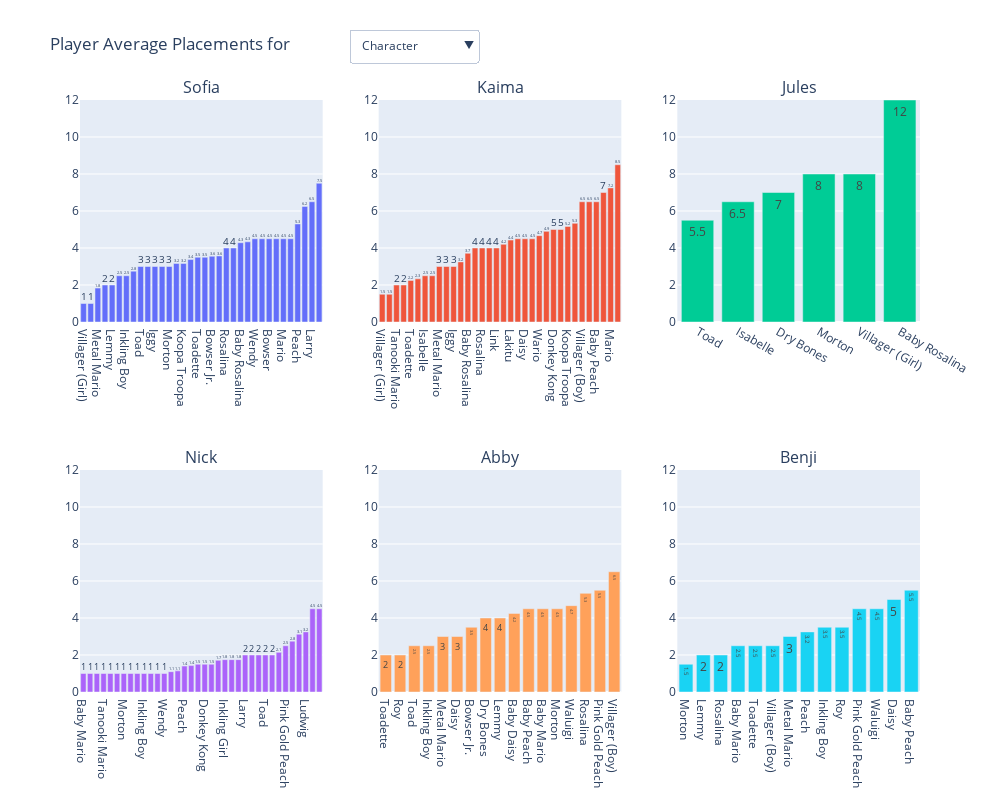

Notebook code cell kept with this figure:
### Code cell
# AVERAGES BY RACER
racers = df["Racer"].unique()
fig = make_subplots(rows = 2, cols = 3, subplot_titles = (racers))
index = 0
subplot_row = 1
subplot_col = 1
buttons_list = []

for racer in racers:
    if (index == 1):
        subplot_col = 2
    if (index == 2):
        subplot_col = 3
    if (index == 3):
        subplot_row = 2
        subplot_col = 1
    if (index == 4):
        subplot_row = 2
        subplot_col = 2
    if (index == 5):
        subplot_row = 2
        subplot_col = 3
        
    n=0
    racer_df = df.loc[df["Racer"] == racer]
    for column in racer_df.columns:
        if (column != "Place"):
            avg_placements = racer_df.groupby(column).mean()["Place"]
            if (column != "Racer Count" and column != "Date"):
                avg_placements = avg_placements.sort_values()
            if (column == "Date"):
                fig.add_trace(go.Scatter(x = avg_placements.index, 
                                y = avg_placements.values, 
                                mode = "lines+markers",
                                name = "{columnName} ({racerName})".format(columnName = column, racerName = racer),
                                visible = (n == 0)
                                ),
                              row = subplot_row, col = subplot_col,
                            )
            else :
                fig.add_trace(go.Bar(x = avg_placements.index, 
                            y = avg_placements.values, 
                            name = column,
                            text = avg_placements.values.round(1), 
                            textposition='auto',
                            visible = (n == 0),
                           ),
                          row = subplot_row, col = subplot_col,
                         )
            label = column
            if (index == 0):
                buttons_list.append({'method': 'update', 'label':label,'args':[{'visible': visibility_mask[n][:-1]}]})
            fig.data[n].visible=False
            n+=1
    fig.data[0].visible=True
    index += 1


fig.update_layout(updatemenus=[dict(active=0, buttons=buttons_list, x=0.32, xanchor="left", y=1.12,yanchor="top")],
                title="Player Average Placements for", 
                  yaxis_range=[0,12], yaxis2_range=[0,12], yaxis3_range=[0,12], yaxis4_range=[0,12], yaxis5_range=[0,12], yaxis6_range=[0,12],
                  height=800, width=1000,
                  showlegend=False
                 )
fig.show()
average_by_racer_graph = fig

### Figure 1 — Plotly figure (JSON) as saved in the notebook; plotly's stock layout.template omitted (floating-point values rounded to 4 significant figures)
{"data": [{"name": "Character", "text": [1, 1, 1.8, 2, 2, 2.5, 2.5, 2.8, 3, 3, 3, 3, 3, 3.2, 3.2, 3.4, 3.5, 3.5, 3.6, 3.6, 4, 4, 4.3, 4.3, 4.5, 4.5, 4.5, 4.5, 4.5, 4.5, 5.3, 6.2, 6.5, 7.5], "textposition": "auto", "type": "bar", "visible": true, "x": ["Villager (Girl)", "Link", "Metal Mario", "Donkey Kong", "Lemmy", "King Boo", "Inkling Boy", "Inkling Girl", "Toad", "Dry Bones", "Iggy", "Isabelle", "Morton", "Daisy", "Koopa Troopa", "Lakitu", "Toadette", "Shy Guy", "Bowser Jr.", "Baby Daisy", "Rosalina", "Wario", "Baby Rosalina", "Waluigi", "Wendy", "Tanooki Mario", "Bowser", "Baby Peach", "Mario", "Yoshi", "Peach", "Ludwig", "Larry", "Villager (Boy)"], "xaxis": "x", "y": [1, 1, 1.833, 2, 2, 2.5, 2.5, 2.75, 3, 3, 3, 3, 3, 3.167, 3.167, 3.375, 3.5, 3.5, 3.556, 3.571, 4, 4, 4.286, 4.333, 4.5, 4.5, 4.5, 4.5, 4.5, 4.5, 5.3, 6.25, 6.5, 7.5], "yaxis": "y"}, {"name": "Vehicle", "text": [1, 1, 1.5, 2, 2.2, 2.3, 2.5, 2.6, 2.8, 3, 3, 3, 3, 3.3, 3.4, 3.5, 3.7, 4, 4, 4.1, 4.5, 4.5, 4.5, 4.6, 4.7, 4.7, 5, 6, 6.2, 6.5], "textposition": "auto", "type": "bar", "visible": false, "x": ["Landship", "Jet Bike", "300 SL Roadster", "Biddybuggy", "Standard ATV", "Standard Bike", "Varmint", "Teddy Buggy", "City Tripper", "Sports Coupe", "Mr. Scooty", "Cat Cruiser", "Circuit Special", "Master Cycle", "GLA", "Splat Buggy", "The Duke", "Streetle", "Comet", "Mach 8", "Blue Falcon", "Steel Driver", "Yoshi Bike", "Sneeker", "Tanooki Cart", "Tri-Speeder", "Pipe Frame", "B Dasher", "P-Wing", "Koopa Clown"], "xaxis": "x", "y": [1, 1, 1.5, 2, 2.167, 2.333, 2.5, 2.625, 2.833, 3, 3, 3, 3, 3.333, 3.444, 3.5, 3.714, 4, 4, 4.125, 4.5, 4.5, 4.5, 4.571, 4.667, 4.714, 5, 6, 6.25, 6.5], "yaxis": "y"}, {"name": "Wheels", "text": [1, 2, 2.3, 2.5, 2.5, 3.3, 3.5, 3.5, 3.5, 3.6, 3.6, 3.7, 3.8, 4, 4, 4.3, 4.8, 5.2, 5.2, 7], "textposition": "auto", "type": "bar", "visible": false, "x": ["Retro Offroad", "Retro Off-Road", "Triforce Tires", "Slick", "Standard", "Hot Monster", "Cushion", "GLA Tires", "Slim", "Blue Standard", "Button", "Ancient Tires", "Cyber Slick", "Crimson Slim", "Roller", "Wood", "Off-Road", "Azure Roller", "Monster", "Metal"], "xaxis": "x", "y": [1, 2, 2.333, 2.455, 2.5, 3.333, 3.5, 3.5, 3.538, 3.583, 3.6, 3.714, 3.75, 4, 4, 4.286, 4.75, 5.167, 5.2, 7], "yaxis": "y"}, {"name": "Glider", "text": [2.2, 2.7, 2.8, 3.1, 3.2, 3.4, 3.5, 3.6, 4, 4.3, 4.4, 4.7, 5, 5.1], "textposition": "auto", "type": "bar", "visible": false, "x": ["Wario Wing", "Waddle Wing", "Cloud Glider", "Parachute", "Flower Glider", "Hylian Kite", "Paper Glider", "Peach Parasol", "MKTV Parafoil", "Super Glider", "Bowser Kite", "Plane Glider", "Parafoil", "Paraglider"], "xaxis": "x", "y": [2.25, 2.714, 2.75, 3.059, 3.167, 3.429, 3.526, 3.625, 4, 4.333, 4.4, 4.714, 5, 5.1], "yaxis": "y"}, {"name": "Racer", "text": [3.7], "textposition": "auto", "type": "bar", "visible": false, "x": ["Sofia"], "xaxis": "x", "y": [3.68], "yaxis": "y"}, {"name": "Controller Color", "text": [3.7, 3.7], "textposition": "auto", "type": "bar", "visible": false, "x": ["Red", "Blue"], "xaxis": "x", "y": [3.661, 3.694], "yaxis": "y"}, {"name": "Map", "text": [1, 1, 1.3, 1.5, 2, 2, 2, 2, 2.5, 2.8, 3, 3, 3, 3.2, 3.2, 3.2, 3.3, 3.3, 3.3, 3.4, 3.5, 3.5, 3.5, 3.6, 3.8, 3.8, 4, 4, 4, 4, 4, 4.2, 4.2, 4.5, 4.6, 4.8, 5, 5, 5.3, 5.3, 5.5, 5.5, 5.8, 6, 6], "textposition": "auto", "type": "bar", "visible": false, "x": ["Thwomp Ruins", "Baby Park", "Sunshine Airport", "Wild Woods", "Sherbet Land", "Dry Dry Desert", "Mount Wario", "Big Blue", "Hyrule Circuit", "Tick-Tock Clock", "Toad Harbor", "Dragon Driftway", "Mute City", "Cheese Land", "Bone Dry Dunes", "Cheep Cheep Beach", "Music Park", "Rainbow Road", "Yoshi Circuit", "Yoshi Valley", "Bowser's Castle", "Cloudtop Cruise", "Moo Moo Meadows", "Ribbon Road", "Mario Kart Stadium", "Mario Circuit", "Water Park", "Dolphin Shoals", "Super Bell Subway", "Piranha Plant Slide", "Ice Ice Outpost", "Grumble Volcano", "Twisted Mansion", "Wario's Gold Mine", "Toad's Turnpike", "Royal Raceway", "SNES Rainbow Road", "Animal Crossing", "Donut Plains 3", "Sweet Sweet Canyon", "Wario Stadium", "Neo Bowser City", "Electrodome", "Shy Guy Falls", "DK Jungle"], "xaxis": "x", "y": [1, 1, 1.333, 1.5, 2, 2, 2, 2, 2.5, 2.75, 3, 3, 3, 3.167, 3.2, 3.25, 3.333, 3.333, 3.333, 3.4, 3.5, 3.5, 3.5, 3.571, 3.75, 3.8, 4, 4, 4, 4, 4, 4.25, 4.25, 4.5, 4.6, 4.75, 5, 5, 5.333, 5.333, 5.5, 5.5, 5.75, 6, 6], "yaxis": "y"}, {"name": "CC", "text": [3.5, 4.4], "textposition": "auto", "type": "bar", "visible": false, "x": [100, 150], "xaxis": "x", "y": [3.513, 4.393], "yaxis": "y"}, {"name": "COM", "text": [3.3, 5.1], "textposition": "auto", "type": "bar", "visible": false, "x": ["Normal", "Hard"], "xaxis": "x", "y": [3.308, 5.133], "yaxis": "y"}, {"name": "Auto Steering", "text": [3.5, 3.8], "textposition": "auto", "type": "bar", "visible": false, "x": [true, false], "xaxis": "x", "y": [3.533, 3.833], "yaxis": "y"}, {"name": "Stick Steering", "text": [3.7], "textposition": "auto", "type": "bar", "visible": false, "x": [true], "xaxis": "x", "y": [3.68], "yaxis": "y"}, {"name": "Auto Drive", "text": [3.7], "textposition": "auto", "type": "bar", "visible": false, "x": [true], "xaxis": "x", "y": [3.68], "yaxis": "y"}, {"mode": "lines+markers", "name": "Date (Sofia)", "type": "scatter", "visible": false, "x": ["2024-02-28T00:00:00", "2024-02-29T00:00:00", "2024-03-02T00:00:00", "2024-03-04T00:00:00", "2024-03-07T00:00:00", "2024-03-11T00:00:00", "2024-03-16T00:00:00", "2024-03-19T00:00:00", "2024-03-21T00:00:00", "2024-03-25T00:00:00", "2024-05-22T00:00:00", "2024-09-06T00:00:00", "2025-01-07T00:00:00", "2025-01-17T00:00:00"], "xaxis": "x", "y": [1.444, 2.167, 3.611, 4.75, 3.611, 3.917, 4.333, 3.8, 3.75, 4.833, 4.5, 2.6, 3.75, 3], "yaxis": "y"}, {"name": "Randomized", "text": [1.8, 3.7], "textposition": "auto", "type": "bar", "visible": false, "x": [false, true], "xaxis": "x", "y": [1.75, 3.734], "yaxis": "y"}, {"name": "Racer Count", "text": [1, 2.8, 3.9, 3.7], "textposition": "auto", "type": "bar", "visible": false, "x": [1, 2, 3, 4], "xaxis": "x", "y": [1, 2.778, 3.941, 3.706], "yaxis": "y"}, {"name": "Character", "text": [1.5, 1.5, 2, 2, 2.2, 2.3, 2.5, 2.5, 3, 3, 3, 3.2, 3.7, 4, 4, 4, 4, 4.2, 4.4, 4.5, 4.5, 4.5, 4.7, 4.9, 5, 5, 5.2, 5.3, 6.5, 6.5, 6.5, 7, 7.2, 8.5], "textposition": "auto", "type": "bar", "visible": true, "x": ["Villager (Girl)", "Larry", "Tanooki Mario", "Bowser", "Toadette", "Morton", "Isabelle", "Wendy", "Metal Mario", "Dry Bones", "Iggy", "Shy Guy", "Baby Rosalina", "Ludwig", "Rosalina", "Bowser Jr.", "Link", "Peach", "Lakitu", "Inkling Boy", "Daisy", "Toad", "Wario", "Yoshi", "Donkey Kong", "Inkling Girl", "Koopa Troopa", "Baby Daisy", "Villager (Boy)", "King Boo", "Baby Peach", "Waluigi", "Mario", "Lemmy"], "xaxis": "x2", "y": [1.5, 1.5, 2, 2, 2.25, 2.333, 2.5, 2.5, 3, 3, 3, 3.25, 3.714, 4, 4, 4, 4, 4.2, 4.429, 4.5, 4.5, 4.5, 4.667, 4.9, 5, 5, 5.167, 5.333, 6.5, 6.5, 6.5, 7, 7.25, 8.5], "yaxis": "y2"}, {"name": "Vehicle", "text": [1, 2, 2, 2.2, 3, 3.3, 3.6, 3.6, 3.6, 3.7, 3.7, 4, 4, 4, 4, 4.2, 4.3, 4.4, 4.8, 4.9, 5, 5, 5.3, 5.3, 5.5, 5.5, 6.5, 6.8, 10], "textposition": "auto", "type": "bar", "visible": false, "x": ["Comet", "300 SL Roadster", "P-Wing", "Yoshi Bike", "Teddy Buggy", "City Tripper", "Biddybuggy", "Sneeker", "Splat Buggy", "Circuit Special", "Streetle", "Tanooki Cart", "Landship", "Master Cycle", "Sports Coupe", "Standard Bike", "Cat Cruiser", "Pipe Frame", "Mr. Scooty", "Tri-Speeder", "The Duke", "Varmint", "GLA", "Koopa Clown", "Standard ATV", "Steel Driver", "Blue Falcon", "Mach 8", "B Dasher"], "xaxis": "x2", "y": [1, 2, 2, 2.25, 3, 3.333, 3.571, 3.571, 3.625, 3.667, 3.667, 4, 4, 4, 4, 4.25, 4.333, 4.375, 4.75, 4.857, 5, 5, 5.286, 5.333, 5.5, 5.5, 6.5, 6.75, 10], "yaxis": "y2"}, {"name": "Wheels", "text": [1.9, 2.5, 2.5, 2.5, 2.8, 3.8, 4, 4, 4.2, 4.2, 4.3, 4.4, 4.5, 4.5, 5, 5.4, 5.4, 6, 6.5, 6.7], "textposition": "auto", "type": "bar", "visible": false, "x": ["Button", "Cushion", "Retro Offroad", "Roller", "Blue Standard", "Hot Monster", "Ancient Tires", "Crimson Slim", "Off-Road", "Standard", "Slick", "GLA Tires", "Cyber Slick", "Triforce Tires", "Retro Off-Road", "Slim", "Wood", "Monster", "Metal", "Azure Roller"], "xaxis": "x2", "y": [1.889, 2.5, 2.5, 2.5, 2.818, 3.75, 4, 4, 4.167, 4.25, 4.333, 4.375, 4.5, 4.5, 5, 5.385, 5.429, 6, 6.5, 6.667], "yaxis": "y2"}, {"name": "Glider", "text": [2.6, 3.2, 3.3, 3.6, 3.8, 4.1, 4.4, 4.5, 4.6, 4.6, 4.6, 5.4, 6.7, 7.7], "textposition": "auto", "type": "bar", "visible": false, "x": ["Hylian Kite", "Cloud Glider", "Flower Glider", "Parachute", "Bowser Kite", "MKTV Parafoil", "Plane Glider", "Paper Glider", "Paraglider", "Super Glider", "Wario Wing", "Peach Parasol", "Parafoil", "Waddle Wing"], "xaxis": "x2", "y": [2.571, 3.167, 3.333, 3.571, 3.833, 4.136, 4.444, 4.529, 4.556, 4.571, 4.625, 5.375, 6.667, 7.667], "yaxis": "y2"}, {"name": "Racer", "text": [4.3], "textposition": "auto", "type": "bar", "visible": false, "x": ["Kaima"], "xaxis": "x2", "y": [4.299], "yaxis": "y2"}, {"name": "Controller Color", "text": [3.8, 4.7], "textposition": "auto", "type": "bar", "visible": false, "x": ["Red", "Blue"], "xaxis": "x2", "y": [3.783, 4.716], "yaxis": "y2"}, {"name": "Map", "text": [1, 1.5, 2, 2.5, 2.5, 2.5, 2.5, 2.6, 2.8, 2.8, 3, 3, 3, 3, 3, 3, 3.5, 3.5, 3.7, 3.7, 4, 4, 4, 4.3, 4.3, 4.5, 4.5, 4.8, 5, 5, 5, 5, 5, 5, 5.2, 5.3, 5.3, 5.5, 6, 6.5, 6.5, 7.3, 7.5, 9.5, 10], "textposition": "auto", "type": "bar", "visible": false, "x": ["SNES Rainbow Road", "Shy Guy Falls", "Sweet Sweet Canyon", "Bone Dry Dunes", "Dry Dry Desert", "Tick-Tock Clock", "Moo Moo Meadows", "Mario Circuit", "Yoshi Valley", "Dragon Driftway", "Sunshine Airport", "Mount Wario", "Water Park", "Big Blue", "Baby Park", "DK Jungle", "Cheep Cheep Beach", "Bowser's Castle", "Super Bell Subway", "Thwomp Ruins", "Wario's Gold Mine", "Mute City", "Dolphin Shoals", "Rainbow Road", "Royal Raceway", "Wario Stadium", "Hyrule Circuit", "Toad's Turnpike", "Yoshi Circuit", "Cheese Land", "Cloudtop Cruise", "Animal Crossing", "Ribbon Road", "Ice Ice Outpost", "Mario Kart Stadium", "Music Park", "Electrodome", "Toad Harbor", "Twisted Mansion", "Donut Plains 3", "Neo Bowser City", "Piranha Plant Slide", "Wild Woods", "Grumble Volcano", "Sherbet Land"], "xaxis": "x2", "y": [1, 1.5, 2, 2.5, 2.5, 2.5, 2.5, 2.6, 2.75, 2.833, 3, 3, 3, 3, 3, 3, 3.5, 3.5, 3.667, 3.667, 4, 4, 4, 4.333, 4.333, 4.5, 4.5, 4.75, 5, 5, 5, 5, 5, 5, 5.25, 5.333, 5.333, 5.5, 6, 6.5, 6.5, 7.333, 7.5, 9.5, 10], "yaxis": "y2"}, {"name": "CC", "text": [4.1, 4.3], "textposition": "auto", "type": "bar", "visible": false, "x": [150, 100], "xaxis": "x2", "y": [4.1, 4.333], "yaxis": "y2"}, {"name": "COM", "text": [4.1, 5.4], "textposition": "auto", "type": "bar", "visible": false, "x": ["Normal", "Hard"], "xaxis": "x2", "y": [4.129, 5.389], "yaxis": "y2"}, {"name": "Auto Steering", "text": [3.6, 5.1], "textposition": "auto", "type": "bar", "visible": false, "x": [true, false], "xaxis": "x2", "y": [3.6, 5.062], "yaxis": "y2"}, {"name": "Stick Steering", "text": [4.3], "textposition": "auto", "type": "bar", "visible": false, "x": [true], "xaxis": "x2", "y": [4.299], "yaxis": "y2"}, {"name": "Auto Drive", "text": [4.3], "textposition": "auto", "type": "bar", "visible": false, "x": [true], "xaxis": "x2", "y": [4.299], "yaxis": "y2"}, {"mode": "lines+markers", "name": "Date (Kaima)", "type": "scatter", "visible": false, "x": ["2024-02-28T00:00:00", "2024-02-29T00:00:00", "2024-03-02T00:00:00", "2024-03-04T00:00:00", "2024-03-07T00:00:00", "2024-03-11T00:00:00", "2024-03-16T00:00:00", "2024-03-19T00:00:00", "2024-03-21T00:00:00", "2024-05-22T00:00:00", "2024-09-06T00:00:00", "2025-01-07T00:00:00", "2025-01-17T00:00:00"], "xaxis": "x2", "y": [2.5, 2.667, 4, 5.417, 4.389, 6.583, 4.611, 4, 2.25, 6.333, 2.6, 4.5, 3.875], "yaxis": "y2"}, {"name": "Randomized", "text": [2.8, 4.3], "textposition": "auto", "type": "bar", "visible": false, "x": [false, true], "xaxis": "x2", "y": [2.75, 4.346], "yaxis": "y2"}, {"name": "Racer Count", "text": [2.6, 4.7, 3.6], "textposition": "auto", "type": "bar", "visible": false, "x": [2, 3, 4], "xaxis": "x2", "y": [2.6, 4.65, 3.625], "yaxis": "y2"}, {"name": "Character", "text": [5.5, 6.5, 7, 8, 8, 12], "textposition": "auto", "type": "bar", "visible": true, "x": ["Toad", "Isabelle", "Dry Bones", "Morton", "Villager (Girl)", "Baby Rosalina"], "xaxis": "x3", "y": [5.5, 6.5, 7, 8, 8, 12], "yaxis": "y3"}, {"name": "Vehicle", "text": [5, 6.3, 8, 8, 8.7], "textposition": "auto", "type": "bar", "visible": false, "x": ["Streetle", "Sneeker", "Splat Buggy", "Tri-Speeder", "GLA"], "xaxis": "x3", "y": [5, 6.333, 8, 8, 8.667], "yaxis": "y3"}, {"name": "Wheels", "text": [5, 5.5, 7, 8, 8, 12], "textposition": "auto", "type": "bar", "visible": false, "x": ["Monster", "Slick", "Slim", "Ancient Tires", "Button", "Wood"], "xaxis": "x3", "y": [5, 5.5, 7, 8, 8, 12], "yaxis": "y3"}, {"name": "Glider", "text": [5, 5.5, 7.3, 8, 8, 12], "textposition": "auto", "type": "bar", "visible": false, "x": ["Paper Glider", "Wario Wing", "MKTV Parafoil", "Parachute", "Parafoil", "Hylian Kite"], "xaxis": "x3", "y": [5, 5.5, 7.333, 8, 8, 12], "yaxis": "y3"}, {"name": "Racer", "text": [7.4], "textposition": "auto", "type": "bar", "visible": false, "x": ["Jules"], "xaxis": "x3", "y": [7.4], "yaxis": "y3"}, {"name": "Controller Color", "text": [6.3, 9], "textposition": "auto", "type": "bar", "visible": false, "x": ["Blue", "Red"], "xaxis": "x3", "y": [6.333, 9], "yaxis": "y3"}, {"name": "Map", "text": [4, 5, 6, 7, 7, 8, 8, 10, 12], "textposition": "auto", "type": "bar", "visible": false, "x": ["Mario Circuit", "Yoshi Circuit", "Thwomp Ruins", "Big Blue", "Dragon Driftway", "Cheese Land", "Toad's Turnpike", "Dry Dry Desert", "Water Park"], "xaxis": "x3", "y": [4, 5, 6, 7, 7, 8, 8, 10, 12], "yaxis": "y3"}, {"name": "CC", "text": [7.4], "textposition": "auto", "type": "bar", "visible": false, "x": [100], "xaxis": "x3", "y": [7.4], "yaxis": "y3"}, {"name": "COM", "text": [7.4], "textposition": "auto", "type": "bar", "visible": false, "x": ["Normal"], "xaxis": "x3", "y": [7.4], "yaxis": "y3"}, {"name": "Auto Steering", "text": [7.4], "textposition": "auto", "type": "bar", "visible": false, "x": [true], "xaxis": "x3", "y": [7.4], "yaxis": "y3"}, {"name": "Stick Steering", "text": [7.4], "textposition": "auto", "type": "bar", "visible": false, "x": [true], "xaxis": "x3", "y": [7.4], "yaxis": "y3"}, {"name": "Auto Drive", "text": [7.4], "textposition": "auto", "type": "bar", "visible": false, "x": [true], "xaxis": "x3", "y": [7.4], "yaxis": "y3"}, {"mode": "lines+markers", "name": "Date (Jules)", "type": "scatter", "visible": false, "x": ["2024-02-29T00:00:00", "2024-03-21T00:00:00"], "xaxis": "x3", "y": [6.833, 8.25], "yaxis": "y3"}, {"name": "Randomized", "text": [7.4], "textposition": "auto", "type": "bar", "visible": false, "x": [true], "xaxis": "x3", "y": [7.4], "yaxis": "y3"}, {"name": "Racer Count", "text": [6.8, 8.2], "textposition": "auto", "type": "bar", "visible": false, "x": [3, 4], "xaxis": "x3", "y": [6.833, 8.25], "yaxis": "y3"}, {"name": "Character", "text": [1, 1, 1, 1, 1, 1, 1, 1, 1, 1, 1, 1, 1, 1.1, 1.1, 1.4, 1.4, 1.5, 1.5, 1.5, 1.7, 1.8, 1.8, 1.8, 2, 2, 2, 2, 2, 2.1, 2.5, 2.8, 3.1, 3.2, 4.5, 4.5], "textposition": "auto", "type": "bar", "visible": true, "x": ["Baby Mario", "Wario", "Waluigi", "Tanooki Mario", "Roy", "Rosalina", "Morton", "Dry Bones", "Mario", "Inkling Boy", "Link", "Isabelle", "Wendy", "Yoshi", "Baby Daisy", "Peach", "Bowser Jr.", "Villager (Boy)", "Donkey Kong", "Koopa Troopa", "Baby Rosalina", "Inkling Girl", "Metal Mario", "Shy Guy", "Larry", "Iggy", "Bowser", "Toad", "Toadette", "Lakitu", "Pink Gold Peach", "Lemmy", "Daisy", "Ludwig", "King Boo", "Baby Peach"], "xaxis": "x4", "y": [1, 1, 1, 1, 1, 1, 1, 1, 1, 1, 1, 1, 1, 1.1, 1.143, 1.4, 1.429, 1.5, 1.5, 1.5, 1.714, 1.75, 1.75, 1.75, 2, 2, 2, 2, 2, 2.143, 2.5, 2.75, 3.125, 3.25, 4.5, 4.5], "yaxis": "y4"}, {"name": "Vehicle", "text": [1, 1, 1, 1, 1, 1, 1, 1, 1, 1, 1.1, 1.2, 1.2, 1.4, 1.4, 1.5, 1.5, 1.5, 1.7, 1.8, 2, 2, 2, 2.2, 2.3, 2.4, 2.8, 3, 3, 3.2, 3.8], "textposition": "auto", "type": "bar", "visible": false, "x": ["B Dasher", "Varmint", "Cat Cruiser", "Circuit Special", "Tanooki Cart", "Standard Kart", "Sports Coupe", "Landship", "Master Cycle", "Mr. Scooty", "Mach 8", "Yoshi Bike", "Teddy Buggy", "The Duke", "Pipe Frame", "Koopa Clown", "Standard ATV", "300 SL Roadster", "Sneeker", "W 25 Silver Arrow", "Splat Buggy", "GLA", "Streetle", "Tri-Speeder", "Biddybuggy", "Standard Bike", "P-Wing", "Comet", "Blue Falcon", "Steel Driver", "City Tripper"], "xaxis": "x4", "y": [1, 1, 1, 1, 1, 1, 1, 1, 1, 1, 1.125, 1.167, 1.2, 1.375, 1.375, 1.5, 1.5, 1.5, 1.714, 1.75, 2, 2, 2, 2.231, 2.286, 2.4, 2.833, 3, 3, 3.25, 3.75], "yaxis": "y4"}, {"name": "Wheels", "text": [1, 1, 1, 1, 1.2, 1.3, 1.3, 1.3, 1.3, 1.4, 1.4, 1.5, 1.5, 1.8, 1.9, 2.1, 2.5, 2.6, 3.8, 4.2], "textposition": "auto", "type": "bar", "visible": false, "x": ["Azure Roller", "Crimson Slim", "Cushion", "Retro Off-Road", "Roller", "Monster", "Hot Monster", "Slick", "Ancient Tires", "Blue Standard", "Standard", "Triforce Tires", "Sponge", "GLA Tires", "Slim", "Button", "Off-Road", "Wood", "Cyber Slick", "Metal"], "xaxis": "x4", "y": [1, 1, 1, 1, 1.25, 1.273, 1.286, 1.286, 1.3, 1.385, 1.4, 1.5, 1.5, 1.75, 1.933, 2.077, 2.5, 2.636, 3.75, 4.25], "yaxis": "y4"}, {"name": "Glider", "text": [1, 1.1, 1.2, 1.4, 1.4, 1.4, 1.6, 1.8, 1.8, 1.8, 2, 2.4, 2.7, 3.1], "textposition": "auto", "type": "bar", "visible": false, "x": ["Paraglider", "Parafoil", "Flower Glider", "MKTV Parafoil", "Parachute", "Cloud Glider", "Hylian Kite", "Wario Wing", "Waddle Wing", "Paper Glider", "Peach Parasol", "Plane Glider", "Bowser Kite", "Super Glider"], "xaxis": "x4", "y": [1, 1.143, 1.2, 1.375, 1.444, 1.45, 1.6, 1.75, 1.818, 1.842, 2, 2.375, 2.667, 3.111], "yaxis": "y4"}, {"name": "Racer", "text": [1.7], "textposition": "auto", "type": "bar", "visible": false, "x": ["Nick"], "xaxis": "x4", "y": [1.747], "yaxis": "y4"}, {"name": "Controller Color", "text": [1.6, 2], "textposition": "auto", "type": "bar", "visible": false, "x": ["Blue", "Red"], "xaxis": "x4", "y": [1.568, 1.985], "yaxis": "y4"}, {"name": "Map", "text": [1, 1, 1, 1, 1, 1, 1, 1, 1, 1, 1, 1, 1, 1, 1, 1, 1.2, 1.2, 1.3, 1.3, 1.4, 1.5, 1.5, 1.5, 1.5, 1.6, 1.6, 1.7, 1.7, 1.8, 1.8, 1.8, 2, 2, 2.2, 2.5, 2.7, 2.8, 3, 3, 3, 3.2, 3.3, 3.8, 4, 9], "textposition": "auto", "type": "bar", "visible": false, "x": ["Animal Crossing", "Twisted Mansion", "Toad Harbor", "Super Bell Subway", "Sherbet Land", "Yoshi Circuit", "Mount Wario", "Hyrule Circuit", "Excitebike Arena", "Dragon Driftway", "Yoshi Valley", "Dolphin Shoals", "DK Jungle", "Big Blue", "Cheese Land", "Bowser's Castle", "Grumble Volcano", "Ice Ice Outpost", "Wario's Gold Mine", "Sweet Sweet Canyon", "Water Park", "Wild Woods", "Moo Moo Meadows", "SNES Rainbow Road", "Piranha Plant Slide", "Royal Raceway", "Mario Circuit", "Ribbon Road", "Toad's Turnpike", "Music Park", "Tick-Tock Clock", "Mario Kart Stadium", "Cloudtop Cruise", "Neo Bowser City", "Bone Dry Dunes", "Mute City", "Donut Plains 3", "Cheep Cheep Beach", "Sunshine Airport", "Baby Park", "Wario Stadium", "Electrodome", "Shy Guy Falls", "Rainbow Road", "Dry Dry Desert", "Thwomp Ruins"], "xaxis": "x4", "y": [1, 1, 1, 1, 1, 1, 1, 1, 1, 1, 1, 1, 1, 1, 1, 1, 1.25, 1.25, 1.286, 1.333, 1.4, 1.5, 1.5, 1.5, 1.5, 1.6, 1.6, 1.667, 1.667, 1.75, 1.75, 1.75, 2, 2, 2.2, 2.5, 2.667, 2.75, 3, 3, 3, 3.25, 3.333, 3.75, 4, 9], "yaxis": "y4"}, {"name": "CC", "text": [1.7, 1.8], "textposition": "auto", "type": "bar", "visible": false, "x": [100, 150], "xaxis": "x4", "y": [1.741, 1.761], "yaxis": "y4"}, {"name": "COM", "text": [1.6, 2.5], "textposition": "auto", "type": "bar", "visible": false, "x": ["Normal", "Hard"], "xaxis": "x4", "y": [1.565, 2.5], "yaxis": "y4"}, {"name": "Auto Steering", "text": [1.7, 1.8], "textposition": "auto", "type": "bar", "visible": false, "x": [false, true], "xaxis": "x4", "y": [1.73, 1.762], "yaxis": "y4"}, {"name": "Stick Steering", "text": [1.7], "textposition": "auto", "type": "bar", "visible": false, "x": [true], "xaxis": "x4", "y": [1.747], "yaxis": "y4"}, {"name": "Auto Drive", "text": [1.7], "textposition": "auto", "type": "bar", "visible": false, "x": [true], "xaxis": "x4", "y": [1.747], "yaxis": "y4"}, {"mode": "lines+markers", "name": "Date (Nick)", "type": "scatter", "visible": false, "x": ["2024-03-02T00:00:00", "2024-03-04T00:00:00", "2024-03-07T00:00:00", "2024-03-11T00:00:00", "2024-03-16T00:00:00", "2024-03-19T00:00:00", "2024-03-21T00:00:00", "2024-03-25T00:00:00", "2024-05-22T00:00:00", "2024-09-06T00:00:00", "2025-01-07T00:00:00", "2025-01-10T00:00:00", "2025-01-11T00:00:00", "2025-01-17T00:00:00"], "xaxis": "x4", "y": [2.611, 1.833, 1.222, 2, 2.167, 1.5, 1.5, 2.25, 1, 1.833, 1, 1.5, 1.444, 1], "yaxis": "y4"}, {"name": "Randomized", "text": [1.7], "textposition": "auto", "type": "bar", "visible": false, "x": [true], "xaxis": "x4", "y": [1.747], "yaxis": "y4"}, {"name": "Racer Count", "text": [2.4, 1.8, 1.1], "textposition": "auto", "type": "bar", "visible": false, "x": [2, 3, 4], "xaxis": "x4", "y": [2.364, 1.778, 1.118], "yaxis": "y4"}, {"name": "Character", "text": [2, 2, 2.5, 2.5, 3, 3, 3.5, 4, 4, 4.2, 4.5, 4.5, 4.5, 4.7, 5.3, 5.5, 6.5], "textposition": "auto", "type": "bar", "visible": true, "x": ["Toadette", "Roy", "Toad", "Inkling Boy", "Metal Mario", "Daisy", "Bowser Jr.", "Dry Bones", "Lemmy", "Baby Daisy", "Baby Peach", "Baby Mario", "Morton", "Waluigi", "Rosalina", "Pink Gold Peach", "Villager (Boy)"], "xaxis": "x5", "y": [2, 2, 2.5, 2.5, 3, 3, 3.5, 4, 4, 4.25, 4.5, 4.5, 4.5, 4.667, 5.333, 5.5, 6.5], "yaxis": "y5"}, {"name": "Vehicle", "text": [2, 2.5, 2.5, 2.5, 2.8, 3.2, 4, 4, 4.2, 4.5, 4.5, 4.8, 4.8, 5.5, 6], "textposition": "auto", "type": "bar", "visible": false, "x": ["Standard ATV", "City Tripper", "Standard Kart", "The Duke", "Koopa Clown", "Sports Coupe", "P-Wing", "W 25 Silver Arrow", "Tri-Speeder", "Sneeker", "Standard Bike", "Teddy Buggy", "B Dasher", "Steel Driver", "Circuit Special"], "xaxis": "x5", "y": [2, 2.5, 2.5, 2.5, 2.75, 3.25, 4, 4, 4.25, 4.5, 4.5, 4.75, 4.8, 5.5, 6], "yaxis": "y5"}, {"name": "Wheels", "text": [2, 2, 2.5, 2.8, 3.5, 3.9, 4.2, 4.5, 4.5, 5, 5, 5.2], "textposition": "auto", "type": "bar", "visible": false, "x": ["Azure Roller", "Cushion", "Monster", "Standard", "Ancient Tires", "Slim", "Sponge", "Off-Road", "Wood", "Button", "Crimson Slim", "Blue Standard"], "xaxis": "x5", "y": [2, 2, 2.5, 2.75, 3.5, 3.857, 4.25, 4.5, 4.5, 5, 5, 5.25], "yaxis": "y5"}, {"name": "Glider", "text": [2, 2.5, 2.5, 3, 3.5, 3.7, 3.7, 4, 4, 4.7, 5.5], "textposition": "auto", "type": "bar", "visible": false, "x": ["Parafoil", "Bowser Kite", "Peach Parasol", "Paraglider", "Hylian Kite", "MKTV Parafoil", "Wario Wing", "Paper Glider", "Waddle Wing", "Cloud Glider", "Flower Glider"], "xaxis": "x5", "y": [2, 2.5, 2.5, 3, 3.5, 3.667, 3.667, 4, 4, 4.667, 5.5], "yaxis": "y5"}, {"name": "Racer", "text": [3.9], "textposition": "auto", "type": "bar", "visible": false, "x": ["Abby"], "xaxis": "x5", "y": [3.857], "yaxis": "y5"}, {"name": "Controller Color", "text": [3.7, 4], "textposition": "auto", "type": "bar", "visible": false, "x": ["Blue", "Red"], "xaxis": "x5", "y": [3.727, 4], "yaxis": "y5"}, {"name": "Map", "text": [1, 2, 2, 2.5, 2.5, 2.5, 2.5, 3, 3, 3, 3, 3, 3, 3.7, 4, 4, 5, 5, 5, 5, 6, 6, 6, 7, 7, 7.5], "textposition": "auto", "type": "bar", "visible": false, "x": ["Baby Park", "DK Jungle", "Mario Circuit", "Excitebike Arena", "Toad's Turnpike", "Royal Raceway", "Super Bell Subway", "Cheep Cheep Beach", "Moo Moo Meadows", "Music Park", "Wario Stadium", "Piranha Plant Slide", "Tick-Tock Clock", "Wario's Gold Mine", "Wild Woods", "Water Park", "Animal Crossing", "SNES Rainbow Road", "Mute City", "Ribbon Road", "Sherbet Land", "Toad Harbor", "Mount Wario", "Rainbow Road", "Shy Guy Falls", "Twisted Mansion"], "xaxis": "x5", "y": [1, 2, 2, 2.5, 2.5, 2.5, 2.5, 3, 3, 3, 3, 3, 3, 3.667, 4, 4, 5, 5, 5, 5, 6, 6, 6, 7, 7, 7.5], "yaxis": "y5"}, {"name": "CC", "text": [3.4, 4.6], "textposition": "auto", "type": "bar", "visible": false, "x": [150, 100], "xaxis": "x5", "y": [3.385, 4.625], "yaxis": "y5"}, {"name": "COM", "text": [3.9], "textposition": "auto", "type": "bar", "visible": false, "x": ["Normal"], "xaxis": "x5", "y": [3.857], "yaxis": "y5"}, {"name": "Auto Steering", "text": [3.6, 5.7], "textposition": "auto", "type": "bar", "visible": false, "x": [true, false], "xaxis": "x5", "y": [3.556, 5.667], "yaxis": "y5"}, {"name": "Stick Steering", "text": [3.9], "textposition": "auto", "type": "bar", "visible": false, "x": [true], "xaxis": "x5", "y": [3.857], "yaxis": "y5"}, {"name": "Auto Drive", "text": [3.9], "textposition": "auto", "type": "bar", "visible": false, "x": [true], "xaxis": "x5", "y": [3.857], "yaxis": "y5"}, {"mode": "lines+markers", "name": "Date (Abby)", "type": "scatter", "visible": false, "x": ["2025-01-07T00:00:00", "2025-01-10T00:00:00", "2025-01-11T00:00:00", "2025-01-17T00:00:00"], "xaxis": "x5", "y": [4.75, 4.583, 3.667, 2.75], "yaxis": "y5"}, {"name": "Randomized", "text": [3.9], "textposition": "auto", "type": "bar", "visible": false, "x": [true], "xaxis": "x5", "y": [3.857], "yaxis": "y5"}, {"name": "Racer Count", "text": [4, 3.4], "textposition": "auto", "type": "bar", "visible": false, "x": [3, 4], "xaxis": "x5", "y": [4.033, 3.417], "yaxis": "y5"}, {"name": "Character", "text": [1.5, 2, 2, 2.5, 2.5, 2.5, 3, 3.2, 3.5, 3.5, 4.5, 4.5, 5, 5.5], "textposition": "auto", "type": "bar", "visible": true, "x": ["Morton", "Lemmy", "Rosalina", "Baby Mario", "Toadette", "Villager (Boy)", "Metal Mario", "Peach", "Inkling Boy", "Roy", "Pink Gold Peach", "Waluigi", "Daisy", "Baby Peach"], "xaxis": "x6", "y": [1.5, 2, 2, 2.5, 2.5, 2.5, 3, 3.25, 3.5, 3.5, 4.5, 4.5, 5, 5.5], "yaxis": "y6"}, {"name": "Vehicle", "text": [1.5, 2, 2.5, 2.8, 3.2, 3.5, 3.5, 3.8, 4.5, 5.5], "textposition": "auto", "type": "bar", "visible": false, "x": ["Standard Bike", "P-Wing", "Koopa Clown", "W 25 Silver Arrow", "B Dasher", "Standard ATV", "Standard Kart", "Teddy Buggy", "Steel Driver", "Sneeker"], "xaxis": "x6", "y": [1.5, 2, 2.5, 2.75, 3.25, 3.5, 3.5, 3.75, 4.5, 5.5], "yaxis": "y6"}, {"name": "Wheels", "text": [1.5, 2, 2.5, 2.5, 2.5, 3.2, 3.5, 3.5, 3.8, 3.8, 5.5], "textposition": "auto", "type": "bar", "visible": false, "x": ["Crimson Slim", "Button", "Ancient Tires", "Azure Roller", "Blue Standard", "Slim", "Cushion", "Monster", "Wood", "Standard", "Off-Road"], "xaxis": "x6", "y": [1.5, 2, 2.5, 2.5, 2.5, 3.25, 3.5, 3.5, 3.75, 3.833, 5.5], "yaxis": "y6"}, {"name": "Glider", "text": [2, 2.5, 2.6, 3.2, 3.5, 3.5, 3.5, 4.5], "textposition": "auto", "type": "bar", "visible": false, "x": ["Paper Glider", "Paraglider", "Cloud Glider", "Super Glider", "Bowser Kite", "Flower Glider", "Parafoil", "Wario Wing"], "xaxis": "x6", "y": [2, 2.5, 2.625, 3.25, 3.5, 3.5, 3.5, 4.5], "yaxis": "y6"}, {"name": "Racer", "text": [3.3], "textposition": "auto", "type": "bar", "visible": false, "x": ["Benji"], "xaxis": "x6", "y": [3.267], "yaxis": "y6"}, {"name": "Controller Color", "text": [2.6, 4], "textposition": "auto", "type": "bar", "visible": false, "x": ["Blue", "Red"], "xaxis": "x6", "y": [2.625, 4], "yaxis": "y6"}, {"name": "Map", "text": [1, 1, 1.3, 1.5, 2, 2, 2, 2, 2, 3, 3, 3.5, 4, 4, 4, 4.5, 5, 5, 5, 7, 7], "textposition": "auto", "type": "bar", "visible": false, "x": ["Wario Stadium", "Mute City", "Wario's Gold Mine", "Tick-Tock Clock", "SNES Rainbow Road", "Toad's Turnpike", "Music Park", "Toad Harbor", "Shy Guy Falls", "Excitebike Arena", "Water Park", "Wild Woods", "Mount Wario", "DK Jungle", "Baby Park", "Twisted Mansion", "Rainbow Road", "Piranha Plant Slide", "Mario Circuit", "Super Bell Subway", "Royal Raceway"], "xaxis": "x6", "y": [1, 1, 1.333, 1.5, 2, 2, 2, 2, 2, 3, 3, 3.5, 4, 4, 4, 4.5, 5, 5, 5, 7, 7], "yaxis": "y6"}, {"name": "CC", "text": [3, 3.4], "textposition": "auto", "type": "bar", "visible": false, "x": [100, 150], "xaxis": "x6", "y": [3, 3.444], "yaxis": "y6"}, {"name": "COM", "text": [3.3], "textposition": "auto", "type": "bar", "visible": false, "x": ["Normal"], "xaxis": "x6", "y": [3.267], "yaxis": "y6"}, {"name": "Auto Steering", "text": [3, 3.3], "textposition": "auto", "type": "bar", "visible": false, "x": [false, true], "xaxis": "x6", "y": [3, 3.333], "yaxis": "y6"}, {"name": "Stick Steering", "text": [3.3], "textposition": "auto", "type": "bar", "visible": false, "x": [true], "xaxis": "x6", "y": [3.267], "yaxis": "y6"}, {"name": "Auto Drive", "text": [3.3], "textposition": "auto", "type": "bar", "visible": false, "x": [true], "xaxis": "x6", "y": [3.267], "yaxis": "y6"}, {"mode": "lines+markers", "name": "Date (Benji)", "type": "scatter", "visible": false, "x": ["2025-01-10T00:00:00", "2025-01-11T00:00:00"], "xaxis": "x6", "y": [3, 3.444], "yaxis": "y6"}, {"name": "Randomized", "text": [3.3], "textposition": "auto", "type": "bar", "visible": false, "x": [true], "xaxis": "x6", "y": [3.267], "yaxis": "y6"}, {"name": "Racer Count", "text": [3.3], "textposition": "auto", "type": "bar", "visible": false, "x": [3], "xaxis": "x6", "y": [3.267], "yaxis": "y6"}], "layout": {"annotations": [{"font": {"size": 16}, "showarrow": false, "text": "Sofia", "x": 0.1444, "xanchor": "center", "xref": "paper", "y": 1, "yanchor": "bottom", "yref": "paper"}, {"font": {"size": 16}, "showarrow": false, "text": "Kaima", "x": 0.5, "xanchor": "center", "xref": "paper", "y": 1, "yanchor": "bottom", "yref": "paper"}, {"font": {"size": 16}, "showarrow": false, "text": "Jules", "x": 0.8556, "xanchor": "center", "xref": "paper", "y": 1, "yanchor": "bottom", "yref": "paper"}, {"font": {"size": 16}, "showarrow": false, "text": "Nick", "x": 0.1444, "xanchor": "center", "xref": "paper", "y": 0.375, "yanchor": "bottom", "yref": "paper"}, {"font": {"size": 16}, "showarrow": false, "text": "Abby", "x": 0.5, "xanchor": "center", "xref": "paper", "y": 0.375, "yanchor": "bottom", "yref": "paper"}, {"font": {"size": 16}, "showarrow": false, "text": "Benji", "x": 0.8556, "xanchor": "center", "xref": "paper", "y": 0.375, "yanchor": "bottom", "yref": "paper"}], "height": 800, "showlegend": false, "title": {"text": "Player Average Placements for"}, "updatemenus": [{"active": 0, "buttons": [{"args": [{"visible": [true, false, false, false, false, false, false, false, false, false, false, false, false, false, false]}], "label": "Character", "method": "update"}, {"args": [{"visible": [false, true, false, false, false, false, false, false, false, false, false, false, false, false, false]}], "label": "Vehicle", "method": "update"}, {"args": [{"visible": [false, false, true, false, false, false, false, false, false, false, false, false, false, false, false]}], "label": "Wheels", "method": "update"}, {"args": [{"visible": [false, false, false, true, false, false, false, false, false, false, false, false, false, false, false]}], "label": "Glider", "method": "update"}, {"args": [{"visible": [false, false, false, false, true, false, false, false, false, false, false, false, false, false, false]}], "label": "Racer", "method": "update"}, {"args": [{"visible": [false, false, false, false, false, true, false, false, false, false, false, false, false, false, false]}], "label": "Controller Color", "method": "update"}, {"args": [{"visible": [false, false, false, false, false, false, true, false, false, false, false, false, false, false, false]}], "label": "Map", "method": "update"}, {"args": [{"visible": [false, false, false, false, false, false, false, true, false, false, false, false, false, false, false]}], "label": "CC", "method": "update"}, {"args": [{"visible": [false, false, false, false, false, false, false, false, true, false, false, false, false, false, false]}], "label": "COM", "method": "update"}, {"args": [{"visible": [false, false, false, false, false, false, false, false, false, true, false, false, false, false, false]}], "label": "Auto Steering", "method": "update"}, {"args": [{"visible": [false, false, false, false, false, false, false, false, false, false, true, false, false, false, false]}], "label": "Stick Steering", "method": "update"}, {"args": [{"visible": [false, false, false, false, false, false, false, false, false, false, false, true, false, false, false]}], "label": "Auto Drive", "method": "update"}, {"args": [{"visible": [false, false, false, false, false, false, false, false, false, false, false, false, true, false, false]}], "label": "Date", "method": "update"}, {"args": [{"visible": [false, false, false, false, false, false, false, false, false, false, false, false, false, true, false]}], "label": "Randomized", "method": "update"}, {"args": [{"visible": [false, false, false, false, false, false, false, false, false, false, false, false, false, false, true]}], "label": "Racer Count", "method": "update"}], "x": 0.32, "xanchor": "left", "y": 1.12, "yanchor": "top"}], "width": 1000, "xaxis": {"anchor": "y", "domain": [0, 0.2889]}, "xaxis2": {"anchor": "y2", "domain": [0.3556, 0.6444]}, "xaxis3": {"anchor": "y3", "domain": [0.7111, 1]}, "xaxis4": {"anchor": "y4", "domain": [0, 0.2889]}, "xaxis5": {"anchor": "y5", "domain": [0.3556, 0.6444]}, "xaxis6": {"anchor": "y6", "domain": [0.7111, 1]}, "yaxis": {"anchor": "x", "domain": [0.625, 1], "range": [0, 12]}, "yaxis2": {"anchor": "x2", "domain": [0.625, 1], "range": [0, 12]}, "yaxis3": {"anchor": "x3", "domain": [0.625, 1], "range": [0, 12]}, "yaxis4": {"anchor": "x4", "domain": [0, 0.375], "range": [0, 12]}, "yaxis5": {"anchor": "x5", "domain": [0, 0.375], "range": [0, 12]}, "yaxis6": {"anchor": "x6", "domain": [0, 0.375], "range": [0, 12]}}}
